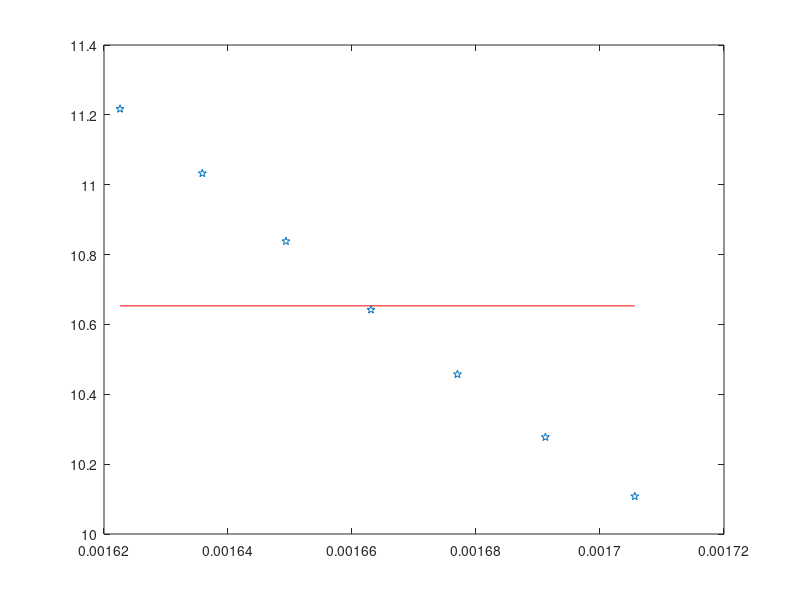

Reproduce this figure in MATLAB.
format long;
function plot_fit(x,y,t)
    x1=[min(x);max(x)];
    y1=x1.*t(2,:)+t(1,:);
    plot(x1,y1,'r')
    hold on
    plot(x ,y,'p')
    hold off
    pause(0.1)
end
function plot_j_theta(j,t)
    
end

x = [0.001705611;0.001691189;0.001677008;0.001663063;0.001649349;0.001635858;0.001622586]
y = [10.10770301;10.27726232;10.45728766;10.64216024;10.83818786;11.03265181;11.21712622]

a = 0.1
t=[0;0];
m=1/size(y,2);

X=[max(ones(size(x,1)))',x]

for i=0:100
    j=X'*(X*t-y)
    t -= a*j/m;
    plot_fit(x,y,t);
end

